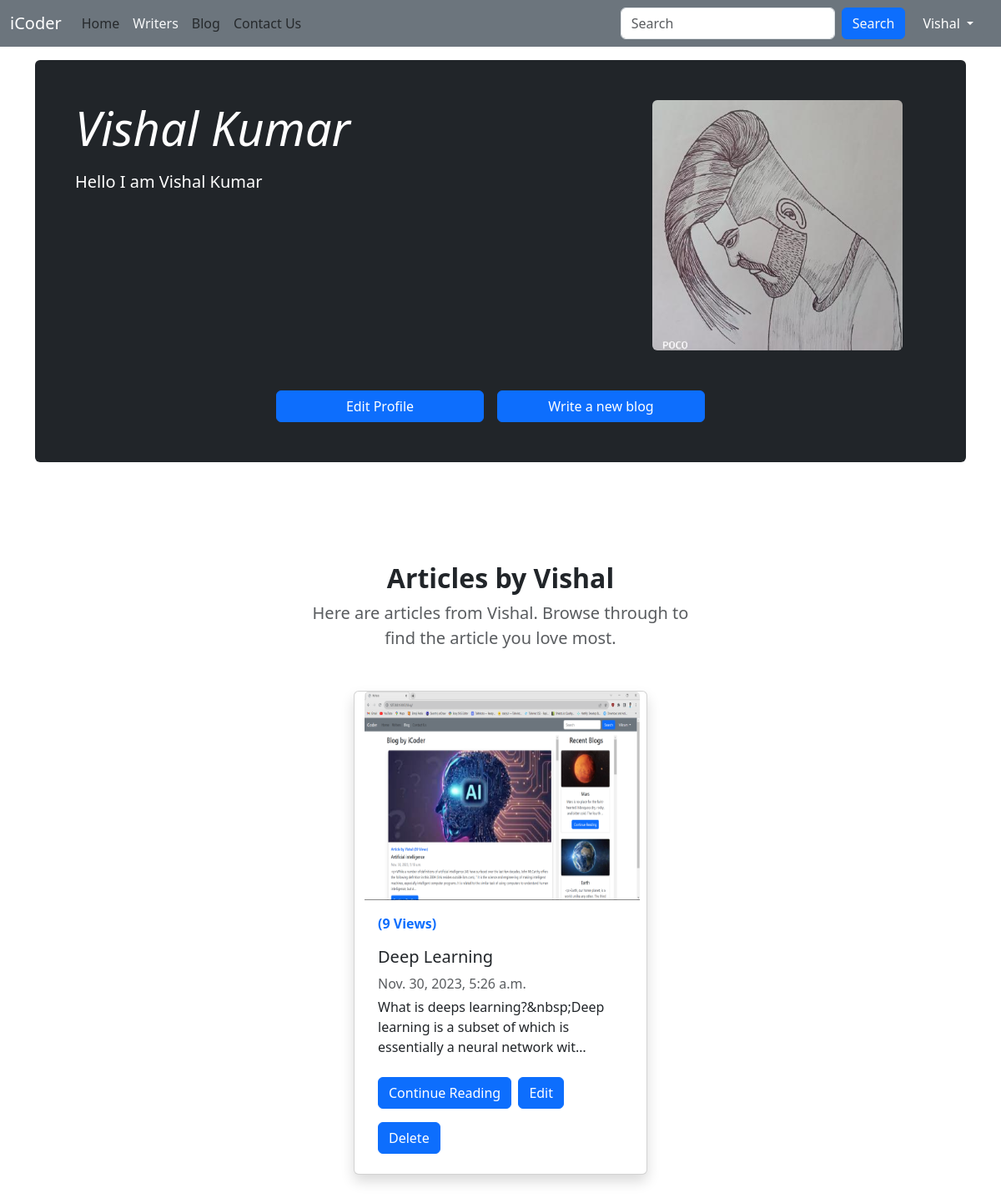
The page /writers/profile/Vishal (signed in) on the database as committed earlier.
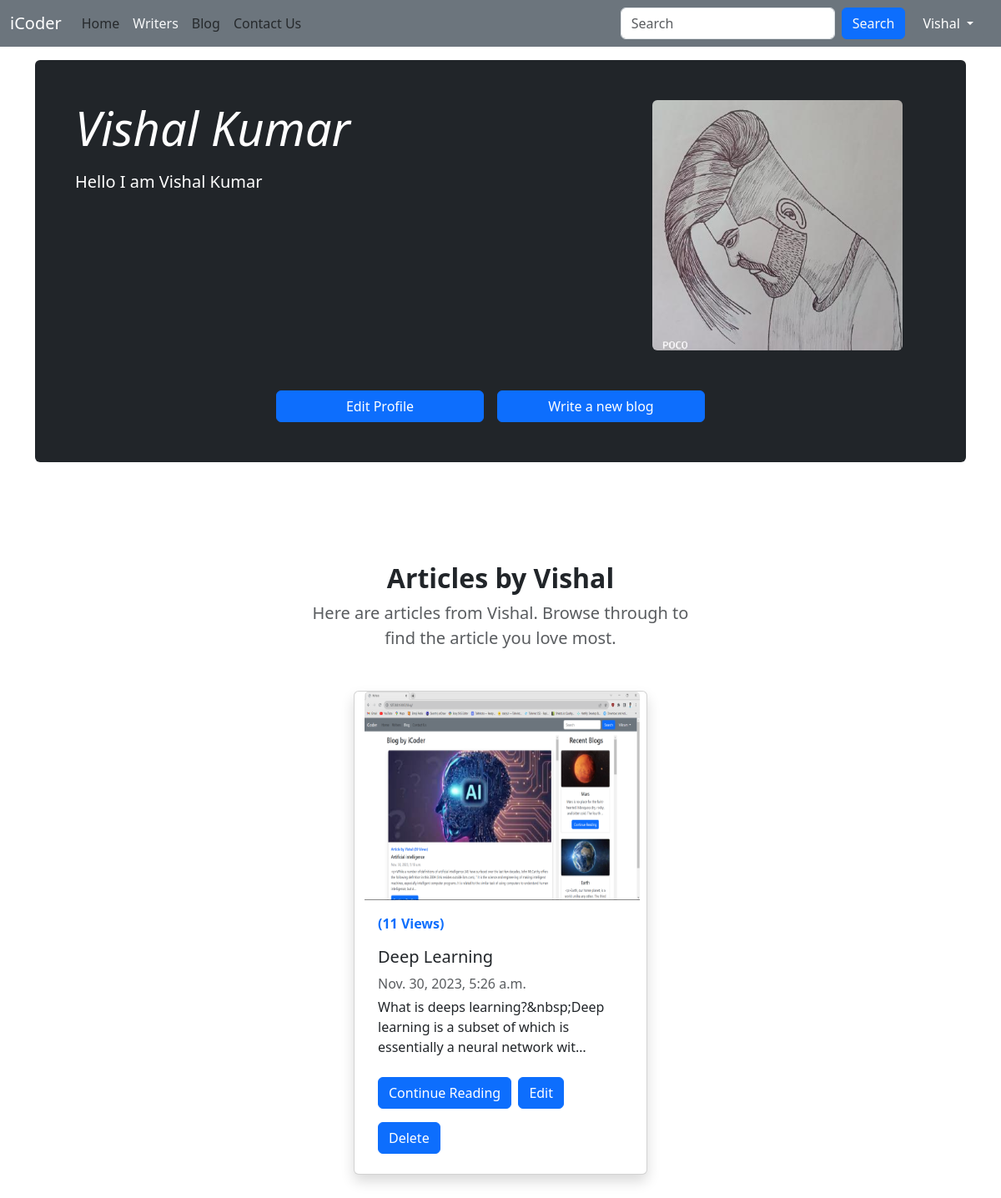
The same page on the database as committed later.
### blog/models.py (models this page shows, shortened)
class Post(models.Model):
    sno = models.AutoField(primary_key=True)
    title = models.CharField(max_length=255)
    postImage  = models.ImageField(upload_to='static/img', default='static/img/default.jpg')
    content = models.TextField()
    author = models.CharField(max_length=100)
    slug = models.CharField(max_length=130)
    views = models.IntegerField(default=0)
    timeStamp = models.DateTimeField(blank=True)

### writers/views.py (the view)
# urls.py: path('profile/<str:slug>', views.profileView, name='profileView'),
def profileView(request, slug):
    if request.user.username==slug:
        writer = Writer.objects.filter(firstName=slug).first()
        posts = Post.objects.filter(author=writer.firstName)
        context = {'writer' : writer, 'posts' : posts}
        return render(request, 'writers/profile.html', context)

### templates/writers/profile.html (shortened to what this page needs)
{% extends "base.html" %}
{% block aboutactive %} text-light {% endblock aboutactive %}
{% block body %}
<div class="container my-5 p-4">
    <div class="p-4 p-md-5 mb-4 text-white rounded bg-dark row">
      <div class="col-md-8 px-0">
        <h1 class="display-4 fst-italic">{{writer.firstName}} {{writer.lastName}}</h1>
        <p class="lead my-3">{{writer.bio}}</p>
      </div>
      <div class='col-md-4'>
        <img src="/media/{{writer.userImage}}" onerror="this.src='/media/blog/user/default_user.png'" class="rounded" style="width: 300px; height: 300px; object-fit: cover; object-position: top;" alt="">
      </div>
      <div class="row justify-content-center">
      <a href="/writers/edit-profile/{{writer.firstName}}" class="btn btn-primary mt-5 w-25 mx-2">Edit Profile</a>
      <a href="/writers/newblog/{{writer.firstName}}" class="btn btn-primary mt-5 w-25 mx-2">Write a new blog</a>
    </div>
    </div>
<section class="py-5" id='allblogs'>
  <div class="container px-5 my-5">
    <div class="row gx-5 justify-content-center">
      <div class="col-lg-8 col-xl-6">
        <div class="text-center">
          <h2 class="fw-bolder">Articles by {{writer.firstName}}</h2>
          <p class="lead fw-normal text-muted mb-5">Here are articles from {{writer.firstName}}. Browse through to find
            the article you love most.</p>
        </div>
      </div>
    </div>
    <div class="row justify-content-center">
      {% for post in posts %}
      <div class="card mx-2 shadow" style="width: 22rem;">
        <img src="/media/{{post.postImage}}" class="card-img-top" alt="...">
        <div class="card-body">
          <p class="text-primary"><b>({{post.views}} Views)</b></p>
          <h5 class="card-title">{{post.title}}</h5>
          <div class="mb-1 text-body-secondary">{{post.timeStamp}}</div>
          <p class="card-text">{{post.content|truncatechars:100}}</p>
          <a href="/blog/{{post.slug}}" class="btn btn-primary my-2">Continue Reading</a>
          <a href="/writers/edit-blog/{{post.slug}}" class="btn btn-primary my-2 mx-1">Edit</a>
          <a href="/writers/delete-blog/{{post.slug}}" class="btn btn-primary my-2">Delete</a>
        </div>
      </div>
      {% endfor %}
    </div>
  </div>
</section>
</div>
{% endblock body %}

Rows that differ between the two databases and show on the page:
changed Post "Deep Learning": views "9" → "11"
